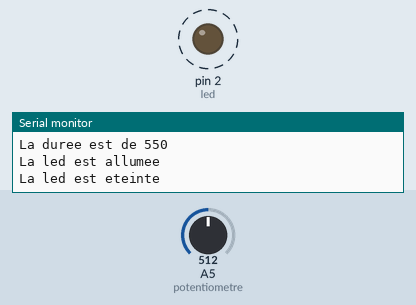
Bench run of a sketch on a simulated Arduino Uno, built with avr-gcc and run on an emulated ATmega328P. Shown: output pins drawn as LEDs (lit = HIGH), the last lines printed to the serial monitor. Dashed ring = blinking. The inputs (shaded band) are chosen by the test bench; at power-on: A5 (potentiometre) = 512.

Above: at 1.9 s.
2.0 s: A5 (potentiometre) set to 122
At 2.72 s:
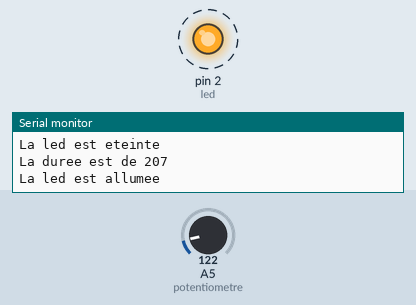
5.5 s: A5 (potentiometre) set to 0
At 5.77 s:
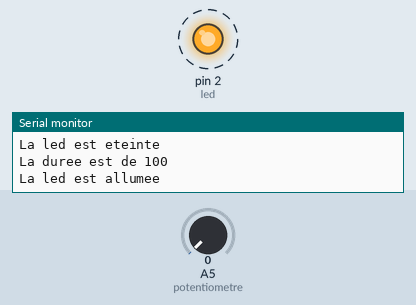
Timing chart, 0 to 15.0 s (numbered marks = the images above; inputs shaded):
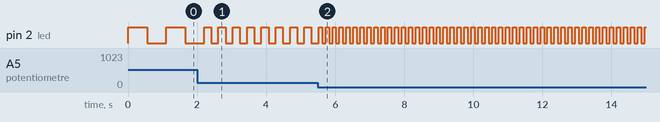

Measured:
- after the input at 2.0 s, pin 2 (led): alternates HIGH for 0.21 s and LOW for 0.21 s, starting after 0.41 s
- after the input at 5.5 s, pin 2 (led): alternates HIGH for 0.10 s and LOW for 0.10 s, starting after 0.12 s
- by itself, pin 2 (led): alternates HIGH for 0.55 s and LOW for 0.55 s

The sketch:

program.ino
```cpp
// C++ code
// Ne pas prendre en compte les erreurs sur un ide qui n'est pas celui de l'arduino

// Ici je déclare mes variable et mes librairie
int led = 2; // Définition de la broche de la LED sur le pin 2
int potentiometre = A5; // Définition de la broche potentiometre sur le pin A5
int duree; // Déclaration de la varibale "durée"

// Ici, ce code ne s'execute qu'une seule fois
void setup() {
  Serial.begin(9600); // Initialisation de la communication série à 9600 baud

  pinMode(led, OUTPUT); // Configuration de la broche de la LED en sortie
  pinMode(potentiometre, INPUT); // Configuration de la pin A5 en entrée
}

// Ici, la boucle s'effectue indéfiniement
void loop() {
  duree = analogRead(potentiometre); // Je lis la valeur sur le potentiometre et je la donne a duree ( valeur entre 0 et 1023)
  duree = map(duree, 0, 1023, 100, 1000); //Avec la fonction MAP, je convertit mes extreme 0 et 1023 en 100 et 1000 (entre 1/10 de seoncde et 1 seconde)

  //Envoyer un message indiquant la durée donné par le potentiometre
  Serial.print("La duree est de ");
  Serial.println(duree);

  digitalWrite(led, HIGH); // Allumer la LED
  Serial.println("La led est allumee"); // Envoyer un message indiquant que la LED est allumée
  delay(duree); // Attendre la durée donné par le potentiometre

  digitalWrite(led, LOW); // Éteindre la LED
  Serial.println("La led est eteinte"); // Envoyer un message indiquant que la LED est éteinte
  delay(duree); // Attendre la durée donné par le potentiometre
}
```
